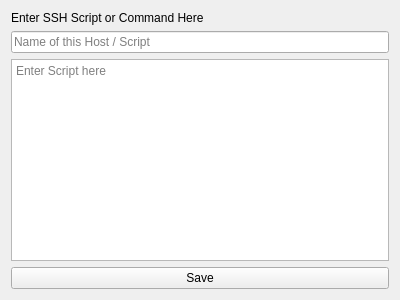
<?xml version="1.0" encoding="UTF-8"?>
<ui version="4.0">
 <class>ScriptForm</class>
 <widget class="QWidget" name="ScriptForm">
  <property name="geometry">
   <rect>
    <x>0</x>
    <y>0</y>
    <width>400</width>
    <height>300</height>
   </rect>
  </property>
  <property name="windowTitle">
   <string>Form</string>
  </property>
  <layout class="QVBoxLayout" name="verticalLayout">
   <item>
    <widget class="QLabel" name="label">
     <property name="text">
      <string>Enter SSH Script or Command Here</string>
     </property>
    </widget>
   </item>
   <item>
    <widget class="QLineEdit" name="lineEdit">
     <property name="placeholderText">
      <string>Name of this Host / Script</string>
     </property>
    </widget>
   </item>
   <item>
    <widget class="QPlainTextEdit" name="plainTextEdit">
     <property name="placeholderText">
      <string>Enter Script here</string>
     </property>
    </widget>
   </item>
   <item>
    <widget class="QPushButton" name="pushButton">
     <property name="text">
      <string>Save</string>
     </property>
    </widget>
   </item>
  </layout>
 </widget>
 <resources/>
 <connections/>
</ui>
